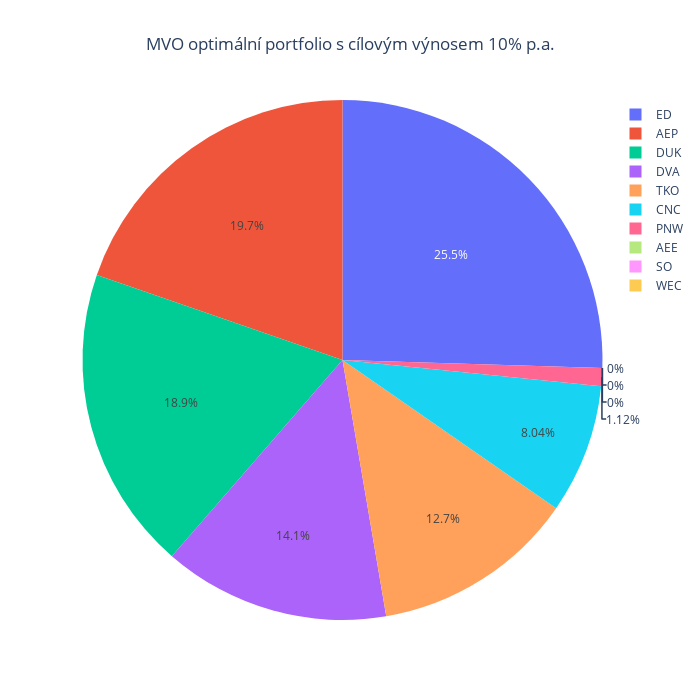

The cell this chart's notebook holds for it:
### Code cell
weightsMVOTarget = MVOTargetReturn(prices = prices, target_return = 0.1)
weightsPlot(weightsMVOTarget, title = "MVO optimální portfolio s cílovým výnosem 10% p.a.")

### Figure 1 — Plotly figure (JSON) as saved in the notebook; plotly's stock layout.template omitted (floating-point values rounded to 4 significant figures)
{"data": [{"labels": ["AEE", "AEP", "CNC", "DUK", "DVA", "ED", "PNW", "SO", "TKO", "WEC"], "type": "pie", "values": [0, 0.1969, 0.08036, 0.1891, 0.1408, 0.255, 0.01118, 0, 0.1266, 0]}], "layout": {"height": 700, "title": {"text": "MVO optimální portfolio s cílovým výnosem 10% p.a.", "x": 0.5}, "width": 700}}
